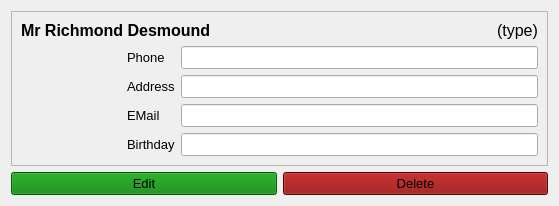
<?xml version="1.0" encoding="UTF-8"?>
<ui version="4.0">
 <class>W_Landlord</class>
 <widget class="QWidget" name="W_Landlord">
  <property name="geometry">
   <rect>
    <x>0</x>
    <y>0</y>
    <width>559</width>
    <height>200</height>
   </rect>
  </property>
  <property name="sizePolicy">
   <sizepolicy hsizetype="Maximum" vsizetype="Maximum">
    <horstretch>0</horstretch>
    <verstretch>0</verstretch>
   </sizepolicy>
  </property>
  <property name="minimumSize">
   <size>
    <width>0</width>
    <height>0</height>
   </size>
  </property>
  <property name="windowTitle">
   <string>Form</string>
  </property>
  <property name="autoFillBackground">
   <bool>false</bool>
  </property>
  <property name="styleSheet">
   <string notr="true"/>
  </property>
  <layout class="QGridLayout" name="gridLayout">
   <item row="0" column="1" colspan="2">
    <widget class="QFrame" name="frame">
     <property name="autoFillBackground">
      <bool>false</bool>
     </property>
     <property name="styleSheet">
      <string notr="true"/>
     </property>
     <property name="frameShape">
      <enum>QFrame::Shape::StyledPanel</enum>
     </property>
     <property name="frameShadow">
      <enum>QFrame::Shadow::Raised</enum>
     </property>
     <layout class="QGridLayout" name="gridLayout_2">
      <item row="2" column="2">
       <layout class="QGridLayout" name="gridLayout_3">
        <item row="0" column="0">
         <widget class="QLabel" name="label_18">
          <property name="sizePolicy">
           <sizepolicy hsizetype="Maximum" vsizetype="Maximum">
            <horstretch>0</horstretch>
            <verstretch>0</verstretch>
           </sizepolicy>
          </property>
          <property name="font">
           <font>
            <pointsize>10</pointsize>
           </font>
          </property>
          <property name="text">
           <string>Phone</string>
          </property>
         </widget>
        </item>
        <item row="2" column="0">
         <widget class="QLabel" name="label_13">
          <property name="sizePolicy">
           <sizepolicy hsizetype="Maximum" vsizetype="Maximum">
            <horstretch>0</horstretch>
            <verstretch>0</verstretch>
           </sizepolicy>
          </property>
          <property name="font">
           <font>
            <pointsize>10</pointsize>
           </font>
          </property>
          <property name="text">
           <string>EMail</string>
          </property>
         </widget>
        </item>
        <item row="0" column="1">
         <widget class="QLineEdit" name="le_phone">
          <property name="sizePolicy">
           <sizepolicy hsizetype="Preferred" vsizetype="Maximum">
            <horstretch>0</horstretch>
            <verstretch>0</verstretch>
           </sizepolicy>
          </property>
          <property name="minimumSize">
           <size>
            <width>250</width>
            <height>0</height>
           </size>
          </property>
          <property name="font">
           <font>
            <pointsize>10</pointsize>
           </font>
          </property>
          <property name="readOnly">
           <bool>true</bool>
          </property>
         </widget>
        </item>
        <item row="2" column="1">
         <widget class="QLineEdit" name="le_email">
          <property name="sizePolicy">
           <sizepolicy hsizetype="Preferred" vsizetype="Maximum">
            <horstretch>0</horstretch>
            <verstretch>0</verstretch>
           </sizepolicy>
          </property>
          <property name="minimumSize">
           <size>
            <width>250</width>
            <height>0</height>
           </size>
          </property>
          <property name="font">
           <font>
            <pointsize>10</pointsize>
           </font>
          </property>
          <property name="readOnly">
           <bool>true</bool>
          </property>
         </widget>
        </item>
        <item row="1" column="0">
         <widget class="QLabel" name="label_20">
          <property name="sizePolicy">
           <sizepolicy hsizetype="Maximum" vsizetype="Maximum">
            <horstretch>0</horstretch>
            <verstretch>0</verstretch>
           </sizepolicy>
          </property>
          <property name="font">
           <font>
            <pointsize>10</pointsize>
           </font>
          </property>
          <property name="text">
           <string>Address</string>
          </property>
         </widget>
        </item>
        <item row="1" column="1">
         <widget class="QLineEdit" name="le_address">
          <property name="sizePolicy">
           <sizepolicy hsizetype="Preferred" vsizetype="Maximum">
            <horstretch>0</horstretch>
            <verstretch>0</verstretch>
           </sizepolicy>
          </property>
          <property name="minimumSize">
           <size>
            <width>250</width>
            <height>0</height>
           </size>
          </property>
          <property name="font">
           <font>
            <pointsize>10</pointsize>
           </font>
          </property>
          <property name="readOnly">
           <bool>true</bool>
          </property>
         </widget>
        </item>
        <item row="3" column="0">
         <widget class="QLabel" name="l_birthday">
          <property name="sizePolicy">
           <sizepolicy hsizetype="Maximum" vsizetype="Maximum">
            <horstretch>0</horstretch>
            <verstretch>0</verstretch>
           </sizepolicy>
          </property>
          <property name="font">
           <font>
            <pointsize>10</pointsize>
           </font>
          </property>
          <property name="text">
           <string>Birthday</string>
          </property>
         </widget>
        </item>
        <item row="3" column="1">
         <widget class="QLineEdit" name="le_birthday">
          <property name="sizePolicy">
           <sizepolicy hsizetype="Preferred" vsizetype="Maximum">
            <horstretch>0</horstretch>
            <verstretch>0</verstretch>
           </sizepolicy>
          </property>
          <property name="minimumSize">
           <size>
            <width>250</width>
            <height>0</height>
           </size>
          </property>
          <property name="font">
           <font>
            <pointsize>10</pointsize>
           </font>
          </property>
          <property name="readOnly">
           <bool>true</bool>
          </property>
         </widget>
        </item>
       </layout>
      </item>
      <item row="2" column="1">
       <widget class="QLabel" name="l_icon">
        <property name="sizePolicy">
         <sizepolicy hsizetype="Maximum" vsizetype="Maximum">
          <horstretch>0</horstretch>
          <verstretch>0</verstretch>
         </sizepolicy>
        </property>
        <property name="minimumSize">
         <size>
          <width>100</width>
          <height>100</height>
         </size>
        </property>
        <property name="maximumSize">
         <size>
          <width>100</width>
          <height>100</height>
         </size>
        </property>
        <property name="font">
         <font>
          <pointsize>12</pointsize>
         </font>
        </property>
        <property name="text">
         <string/>
        </property>
        <property name="pixmap">
         <pixmap resource="../../resources/icons.qrc">:/assets/system-users.svg</pixmap>
        </property>
        <property name="scaledContents">
         <bool>true</bool>
        </property>
       </widget>
      </item>
      <item row="1" column="1" colspan="2">
       <layout class="QGridLayout" name="gridLayout_4">
        <item row="0" column="0">
         <widget class="QLabel" name="l_name">
          <property name="sizePolicy">
           <sizepolicy hsizetype="Preferred" vsizetype="Preferred">
            <horstretch>0</horstretch>
            <verstretch>0</verstretch>
           </sizepolicy>
          </property>
          <property name="minimumSize">
           <size>
            <width>0</width>
            <height>0</height>
           </size>
          </property>
          <property name="maximumSize">
           <size>
            <width>16777215</width>
            <height>16777215</height>
           </size>
          </property>
          <property name="font">
           <font>
            <pointsize>12</pointsize>
            <bold>true</bold>
           </font>
          </property>
          <property name="text">
           <string>Mr Richmond Desmound</string>
          </property>
          <property name="scaledContents">
           <bool>false</bool>
          </property>
          <property name="alignment">
           <set>Qt::AlignmentFlag::AlignLeading|Qt::AlignmentFlag::AlignLeft|Qt::AlignmentFlag::AlignVCenter</set>
          </property>
          <property name="wordWrap">
           <bool>true</bool>
          </property>
         </widget>
        </item>
        <item row="0" column="1">
         <widget class="QLabel" name="l_type">
          <property name="sizePolicy">
           <sizepolicy hsizetype="Maximum" vsizetype="Preferred">
            <horstretch>0</horstretch>
            <verstretch>0</verstretch>
           </sizepolicy>
          </property>
          <property name="font">
           <font>
            <pointsize>12</pointsize>
           </font>
          </property>
          <property name="text">
           <string>(type)</string>
          </property>
         </widget>
        </item>
       </layout>
      </item>
     </layout>
    </widget>
   </item>
   <item row="1" column="2">
    <widget class="QPushButton" name="b_delete">
     <property name="font">
      <font>
       <pointsize>10</pointsize>
      </font>
     </property>
     <property name="styleSheet">
      <string notr="true">background-color: darkred;</string>
     </property>
     <property name="text">
      <string>Delete</string>
     </property>
     <property name="icon">
      <iconset resource="../../resources/icons.qrc">
       <normaloff>:/assets/user-trash.svg</normaloff>:/assets/user-trash.svg</iconset>
     </property>
    </widget>
   </item>
   <item row="1" column="1">
    <widget class="QPushButton" name="b_edit">
     <property name="font">
      <font>
       <pointsize>10</pointsize>
      </font>
     </property>
     <property name="styleSheet">
      <string notr="true">background-color: green;</string>
     </property>
     <property name="text">
      <string>Edit</string>
     </property>
     <property name="icon">
      <iconset resource="../../resources/icons.qrc">
       <normaloff>:/assets/accessories-text-editor.svg</normaloff>:/assets/accessories-text-editor.svg</iconset>
     </property>
    </widget>
   </item>
  </layout>
 </widget>
 <resources>
  <include location="../../resources/icons.qrc"/>
 </resources>
 <connections/>
</ui>
